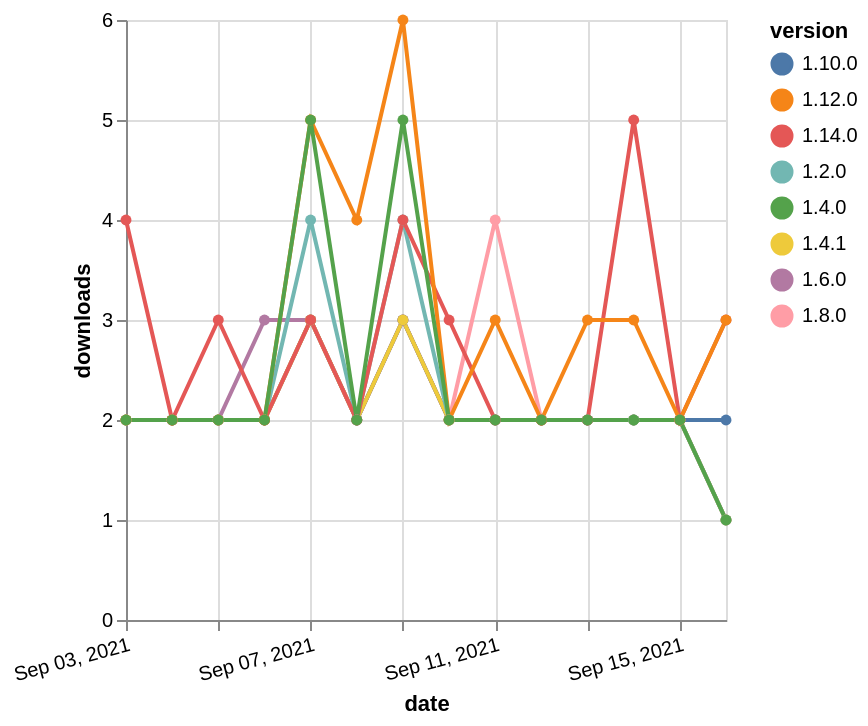

The specification (Vega-Lite) saved for this image:
### Vega-Lite specification from a JSON file in a GitHub repository (floating-point values rounded to 4 significant figures)
{"$schema": "https://vega.github.io/schema/vega-lite/v5.json", "description": "A simple bar chart with embedded data.", "data": {"values": [{"date": "2021-09-03", "total": 1784, "delta": 2, "version": "1.6.0"}, {"date": "2021-09-04", "total": 1786, "delta": 2, "version": "1.6.0"}, {"date": "2021-09-05", "total": 1788, "delta": 2, "version": "1.6.0"}, {"date": "2021-09-06", "total": 1791, "delta": 3, "version": "1.6.0"}, {"date": "2021-09-07", "total": 1794, "delta": 3, "version": "1.6.0"}, {"date": "2021-09-08", "total": 1796, "delta": 2, "version": "1.6.0"}, {"date": "2021-09-09", "total": 1799, "delta": 3, "version": "1.6.0"}, {"date": "2021-09-10", "total": 1801, "delta": 2, "version": "1.6.0"}, {"date": "2021-09-11", "total": 1803, "delta": 2, "version": "1.6.0"}, {"date": "2021-09-12", "total": 1805, "delta": 2, "version": "1.6.0"}, {"date": "2021-09-13", "total": 1807, "delta": 2, "version": "1.6.0"}, {"date": "2021-09-14", "total": 1809, "delta": 2, "version": "1.6.0"}, {"date": "2021-09-15", "total": 1811, "delta": 2, "version": "1.6.0"}, {"date": "2021-09-16", "total": 1812, "delta": 1, "version": "1.6.0"}, {"date": "2021-09-03", "total": 1604, "delta": 2, "version": "1.8.0"}, {"date": "2021-09-04", "total": 1606, "delta": 2, "version": "1.8.0"}, {"date": "2021-09-05", "total": 1608, "delta": 2, "version": "1.8.0"}, {"date": "2021-09-06", "total": 1610, "delta": 2, "version": "1.8.0"}, {"date": "2021-09-07", "total": 1613, "delta": 3, "version": "1.8.0"}, {"date": "2021-09-08", "total": 1615, "delta": 2, "version": "1.8.0"}, {"date": "2021-09-09", "total": 1618, "delta": 3, "version": "1.8.0"}, {"date": "2021-09-10", "total": 1620, "delta": 2, "version": "1.8.0"}, {"date": "2021-09-11", "total": 1624, "delta": 4, "version": "1.8.0"}, {"date": "2021-09-12", "total": 1626, "delta": 2, "version": "1.8.0"}, {"date": "2021-09-13", "total": 1628, "delta": 2, "version": "1.8.0"}, {"date": "2021-09-14", "total": 1630, "delta": 2, "version": "1.8.0"}, {"date": "2021-09-15", "total": 1632, "delta": 2, "version": "1.8.0"}, {"date": "2021-09-16", "total": 1633, "delta": 1, "version": "1.8.0"}, {"date": "2021-09-03", "total": 1113, "delta": 2, "version": "1.10.0"}, {"date": "2021-09-04", "total": 1115, "delta": 2, "version": "1.10.0"}, {"date": "2021-09-05", "total": 1117, "delta": 2, "version": "1.10.0"}, {"date": "2021-09-06", "total": 1119, "delta": 2, "version": "1.10.0"}, {"date": "2021-09-07", "total": 1122, "delta": 3, "version": "1.10.0"}, {"date": "2021-09-08", "total": 1124, "delta": 2, "version": "1.10.0"}, {"date": "2021-09-09", "total": 1127, "delta": 3, "version": "1.10.0"}, {"date": "2021-09-10", "total": 1129, "delta": 2, "version": "1.10.0"}, {"date": "2021-09-11", "total": 1131, "delta": 2, "version": "1.10.0"}, {"date": "2021-09-12", "total": 1133, "delta": 2, "version": "1.10.0"}, {"date": "2021-09-13", "total": 1135, "delta": 2, "version": "1.10.0"}, {"date": "2021-09-14", "total": 1137, "delta": 2, "version": "1.10.0"}, {"date": "2021-09-15", "total": 1139, "delta": 2, "version": "1.10.0"}, {"date": "2021-09-16", "total": 1141, "delta": 2, "version": "1.10.0"}, {"date": "2021-09-03", "total": 2383, "delta": 2, "version": "1.4.1"}, {"date": "2021-09-04", "total": 2385, "delta": 2, "version": "1.4.1"}, {"date": "2021-09-05", "total": 2387, "delta": 2, "version": "1.4.1"}, {"date": "2021-09-06", "total": 2389, "delta": 2, "version": "1.4.1"}, {"date": "2021-09-07", "total": 2392, "delta": 3, "version": "1.4.1"}, {"date": "2021-09-08", "total": 2394, "delta": 2, "version": "1.4.1"}, {"date": "2021-09-09", "total": 2397, "delta": 3, "version": "1.4.1"}, {"date": "2021-09-10", "total": 2399, "delta": 2, "version": "1.4.1"}, {"date": "2021-09-11", "total": 2401, "delta": 2, "version": "1.4.1"}, {"date": "2021-09-12", "total": 2403, "delta": 2, "version": "1.4.1"}, {"date": "2021-09-13", "total": 2405, "delta": 2, "version": "1.4.1"}, {"date": "2021-09-14", "total": 2407, "delta": 2, "version": "1.4.1"}, {"date": "2021-09-15", "total": 2409, "delta": 2, "version": "1.4.1"}, {"date": "2021-09-16", "total": 2410, "delta": 1, "version": "1.4.1"}, {"date": "2021-09-03", "total": 2602, "delta": 2, "version": "1.2.0"}, {"date": "2021-09-04", "total": 2604, "delta": 2, "version": "1.2.0"}, {"date": "2021-09-05", "total": 2606, "delta": 2, "version": "1.2.0"}, {"date": "2021-09-06", "total": 2608, "delta": 2, "version": "1.2.0"}, {"date": "2021-09-07", "total": 2612, "delta": 4, "version": "1.2.0"}, {"date": "2021-09-08", "total": 2614, "delta": 2, "version": "1.2.0"}, {"date": "2021-09-09", "total": 2618, "delta": 4, "version": "1.2.0"}, {"date": "2021-09-10", "total": 2620, "delta": 2, "version": "1.2.0"}, {"date": "2021-09-11", "total": 2622, "delta": 2, "version": "1.2.0"}, {"date": "2021-09-12", "total": 2624, "delta": 2, "version": "1.2.0"}, {"date": "2021-09-13", "total": 2626, "delta": 2, "version": "1.2.0"}, {"date": "2021-09-14", "total": 2628, "delta": 2, "version": "1.2.0"}, {"date": "2021-09-15", "total": 2630, "delta": 2, "version": "1.2.0"}, {"date": "2021-09-16", "total": 2631, "delta": 1, "version": "1.2.0"}, {"date": "2021-09-03", "total": 262, "delta": 4, "version": "1.14.0"}, {"date": "2021-09-04", "total": 264, "delta": 2, "version": "1.14.0"}, {"date": "2021-09-05", "total": 267, "delta": 3, "version": "1.14.0"}, {"date": "2021-09-06", "total": 269, "delta": 2, "version": "1.14.0"}, {"date": "2021-09-07", "total": 272, "delta": 3, "version": "1.14.0"}, {"date": "2021-09-08", "total": 274, "delta": 2, "version": "1.14.0"}, {"date": "2021-09-09", "total": 278, "delta": 4, "version": "1.14.0"}, {"date": "2021-09-10", "total": 281, "delta": 3, "version": "1.14.0"}, {"date": "2021-09-11", "total": 283, "delta": 2, "version": "1.14.0"}, {"date": "2021-09-12", "total": 285, "delta": 2, "version": "1.14.0"}, {"date": "2021-09-13", "total": 287, "delta": 2, "version": "1.14.0"}, {"date": "2021-09-14", "total": 292, "delta": 5, "version": "1.14.0"}, {"date": "2021-09-15", "total": 294, "delta": 2, "version": "1.14.0"}, {"date": "2021-09-16", "total": 297, "delta": 3, "version": "1.14.0"}, {"date": "2021-09-03", "total": 1199, "delta": 2, "version": "1.12.0"}, {"date": "2021-09-04", "total": 1201, "delta": 2, "version": "1.12.0"}, {"date": "2021-09-05", "total": 1203, "delta": 2, "version": "1.12.0"}, {"date": "2021-09-06", "total": 1205, "delta": 2, "version": "1.12.0"}, {"date": "2021-09-07", "total": 1210, "delta": 5, "version": "1.12.0"}, {"date": "2021-09-08", "total": 1214, "delta": 4, "version": "1.12.0"}, {"date": "2021-09-09", "total": 1220, "delta": 6, "version": "1.12.0"}, {"date": "2021-09-10", "total": 1222, "delta": 2, "version": "1.12.0"}, {"date": "2021-09-11", "total": 1225, "delta": 3, "version": "1.12.0"}, {"date": "2021-09-12", "total": 1227, "delta": 2, "version": "1.12.0"}, {"date": "2021-09-13", "total": 1230, "delta": 3, "version": "1.12.0"}, {"date": "2021-09-14", "total": 1233, "delta": 3, "version": "1.12.0"}, {"date": "2021-09-15", "total": 1235, "delta": 2, "version": "1.12.0"}, {"date": "2021-09-16", "total": 1238, "delta": 3, "version": "1.12.0"}, {"date": "2021-09-03", "total": 2758, "delta": 2, "version": "1.4.0"}, {"date": "2021-09-04", "total": 2760, "delta": 2, "version": "1.4.0"}, {"date": "2021-09-05", "total": 2762, "delta": 2, "version": "1.4.0"}, {"date": "2021-09-06", "total": 2764, "delta": 2, "version": "1.4.0"}, {"date": "2021-09-07", "total": 2769, "delta": 5, "version": "1.4.0"}, {"date": "2021-09-08", "total": 2771, "delta": 2, "version": "1.4.0"}, {"date": "2021-09-09", "total": 2776, "delta": 5, "version": "1.4.0"}, {"date": "2021-09-10", "total": 2778, "delta": 2, "version": "1.4.0"}, {"date": "2021-09-11", "total": 2780, "delta": 2, "version": "1.4.0"}, {"date": "2021-09-12", "total": 2782, "delta": 2, "version": "1.4.0"}, {"date": "2021-09-13", "total": 2784, "delta": 2, "version": "1.4.0"}, {"date": "2021-09-14", "total": 2786, "delta": 2, "version": "1.4.0"}, {"date": "2021-09-15", "total": 2788, "delta": 2, "version": "1.4.0"}, {"date": "2021-09-16", "total": 2789, "delta": 1, "version": "1.4.0"}]}, "width": "container", "mark": {"type": "line", "point": {"filled": true}}, "encoding": {"x": {"field": "date", "type": "temporal", "timeUnit": "yearmonthdate", "title": "date", "axis": {"labelAngle": -15}}, "y": {"field": "delta", "type": "quantitative", "title": "downloads"}, "color": {"field": "version", "type": "nominal"}, "tooltip": {"field": "delta"}}}
